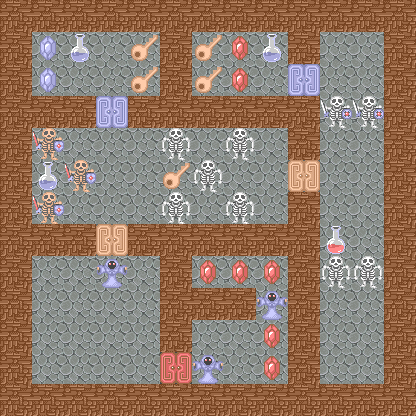

A level layout from a 2D game, rendered from its tile map. Below: a short description, then the map file with its tile-grid data intact:
An orthogonal 13x13 tile map with 32x32 px tiles, 5 tile layers (floor, wall, enemy, door, ...), 4 tilesets and 2 objects (2x teleport).

<map version="1.0" tiledversion="1.1.5" orientation="orthogonal" renderorder="right-down" width="13" height="13" tilewidth="32" tileheight="32" infinite="0" nextobjectid="5">
 <tileset firstgid="1" source="terrain.tsx" />
 <tileset firstgid="3" source="enemy.tsx" />
 <tileset firstgid="259" source="door.tsx" />
 <tileset firstgid="275" source="item.tsx" />
 <layer name="floor" width="13" height="13">
  <data encoding="csv">
1,1,1,1,1,1,1,1,1,1,1,1,1,
1,1,1,1,1,1,1,1,1,1,1,1,1,
1,1,1,1,1,1,1,1,1,1,1,1,1,
1,1,1,1,1,1,1,1,1,1,1,1,1,
1,1,1,1,1,1,1,1,1,1,1,1,1,
1,1,1,1,1,1,1,1,1,1,1,1,1,
1,1,1,1,1,1,1,1,1,1,1,1,1,
1,1,1,1,1,1,1,1,1,1,1,1,1,
1,1,1,1,1,1,1,1,1,1,1,1,1,
1,1,1,1,1,1,1,1,1,1,1,1,1,
1,1,1,1,1,1,1,1,1,1,1,1,1,
1,1,1,1,1,1,1,1,1,1,1,1,1,
1,1,1,1,1,1,1,1,1,1,1,1,1
</data>
 </layer>
 <layer name="wall" width="13" height="13">
  <data encoding="csv">
2,2,2,2,2,2,2,2,2,2,2,2,2,
2,0,0,0,0,2,0,0,0,2,0,0,2,
2,0,0,0,0,2,0,0,0,0,0,0,2,
2,2,2,0,2,2,2,2,2,2,0,0,2,
2,0,0,0,0,0,0,0,0,2,0,0,2,
2,0,0,0,0,0,0,0,0,0,0,0,2,
2,0,0,0,0,0,0,0,0,2,0,0,2,
2,2,2,0,2,2,2,2,2,2,0,0,2,
2,0,0,0,0,2,0,0,0,2,0,0,2,
2,0,0,0,0,2,2,2,0,2,0,0,2,
2,0,0,0,0,2,0,0,0,2,0,0,2,
2,0,0,0,0,0,0,0,0,2,0,0,2,
2,2,2,2,2,2,2,2,2,2,2,2,2
</data>
 </layer>
 <layer name="enemy" width="13" height="13">
  <data encoding="csv">
0,0,0,0,0,0,0,0,0,0,0,0,0,
0,0,0,0,0,0,0,0,0,0,0,0,0,
0,0,0,0,0,0,0,0,0,0,0,0,0,
0,0,0,0,0,0,0,0,0,0,7,7,0,
0,11,0,0,0,3,0,3,0,0,0,0,0,
0,0,11,0,0,0,3,0,0,0,0,0,0,
0,11,0,0,0,3,0,3,0,0,0,0,0,
0,0,0,0,0,0,0,0,0,0,0,0,0,
0,0,0,51,0,0,0,0,0,0,3,3,0,
0,0,0,0,0,0,0,0,51,0,0,0,0,
0,0,0,0,0,0,0,0,0,0,0,0,0,
0,0,0,0,0,0,51,0,0,0,0,0,0,
0,0,0,0,0,0,0,0,0,0,0,0,0
</data>
 </layer>
 <layer name="door" width="13" height="13">
  <data encoding="csv">
0,0,0,0,0,0,0,0,0,0,0,0,0,
0,0,0,0,0,0,0,0,0,0,0,0,0,
0,0,0,0,0,0,0,0,0,260,0,0,0,
0,0,0,260,0,0,0,0,0,0,0,0,0,
0,0,0,0,0,0,0,0,0,0,0,0,0,
0,0,0,0,0,0,0,0,0,259,0,0,0,
0,0,0,0,0,0,0,0,0,0,0,0,0,
0,0,0,259,0,0,0,0,0,0,0,0,0,
0,0,0,0,0,0,0,0,0,0,0,0,0,
0,0,0,0,0,0,0,0,0,0,0,0,0,
0,0,0,0,0,0,0,0,0,0,0,0,0,
0,0,0,0,0,261,0,0,0,0,0,0,0,
0,0,0,0,0,0,0,0,0,0,0,0,0
</data>
 </layer>
 <layer name="item" width="13" height="13">
  <data encoding="csv">
0,0,0,0,0,0,0,0,0,0,0,0,0,
0,276,280,0,291,0,291,275,280,0,0,0,0,
0,276,0,0,291,0,291,275,0,0,0,0,0,
0,0,0,0,0,0,0,0,0,0,0,0,0,
0,0,0,0,0,0,0,0,0,0,0,0,0,
0,280,0,0,0,291,0,0,0,0,0,0,0,
0,0,0,0,0,0,0,0,0,0,0,0,0,
0,0,0,0,0,0,0,0,0,0,279,0,0,
0,0,0,0,0,0,275,275,275,0,0,0,0,
0,0,0,0,0,0,0,0,0,0,0,0,0,
0,0,0,0,0,0,0,0,275,0,0,0,0,
0,0,0,0,0,0,0,0,275,0,0,0,0,
0,0,0,0,0,0,0,0,0,0,0,0,0
</data>
 </layer>
 <objectgroup name="object">
  <object id="1" type="teleport" x="352" y="352" width="32" height="32">
   <properties>
    <property name="heroTileCoordX" type="int" value="11" />
    <property name="heroTileCoordY" type="int" value="10" />
    <property name="image" value="down_floor.png" />
    <property name="targetMap" value="2" />
   </properties>
  </object>
  <object id="2" type="teleport" x="32" y="352" width="32" height="32">
   <properties>
    <property name="heroTileCoordX" type="int" value="2" />
    <property name="heroTileCoordY" type="int" value="11" />
    <property name="image" value="up_floor.png" />
    <property name="targetMap" value="4" />
   </properties>
  </object>
 </objectgroup>
</map>
